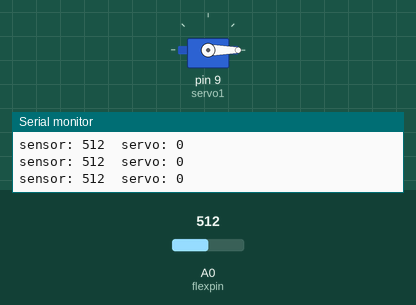
Bench run of a sketch on a simulated Arduino Uno, built with avr-gcc and run on an emulated ATmega328P. Shown: servo, the last lines printed to the serial monitor. The test bench sets the inputs (shaded band); at power-on: A0 (flexpin) = 512.

Above: at 1.2 s.
1.3 s: A0 (flexpin) set to 87
2.8 s: A0 (flexpin) set to 78
At 3.43 s:
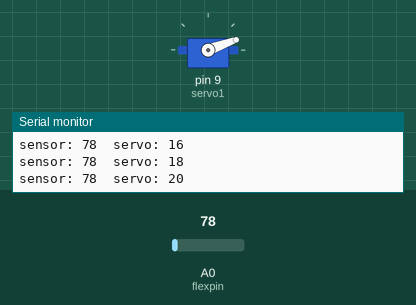
At 4.08 s:
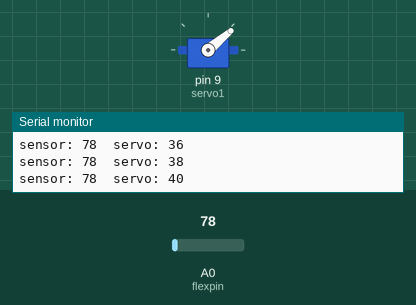
5.8 s: A0 (flexpin) set to 122
At 5.85 s:
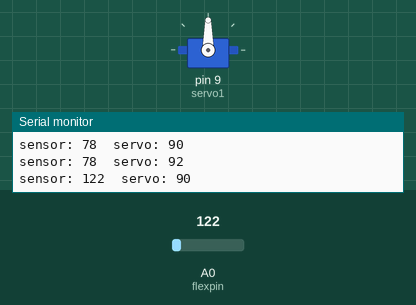
8.8 s: A0 (flexpin) set to 75
Timing chart, 0 to 15.8 s (numbered marks = the images above; inputs shaded):
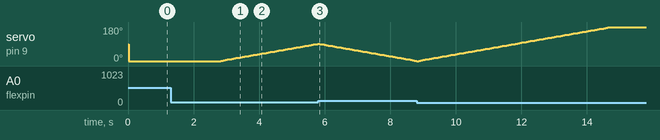

The sketch:

flex_sensor.ino
```cpp
#include <Servo.h>

// Create a servo "object", called servo1. Each servo object
// controls one servo (you can have a maximum of 12):

Servo servo1;
int servoposition=0;
// Define the analog input pin to measure flex sensor position:

const int flexpin = 0;


void setup()
{
  // Use the serial monitor window to help debug our sketch:

  Serial.begin(9600);

  // Enable control of a servo on pin 9:

  servo1.attach(9);
}


void loop()
{
  int flexposition;    // Input value from the analog pin.
  //int servoposition;   // Output value to the servo.

  // Read the position of the flex sensor (0 to 1023):

  flexposition = analogRead(flexpin);

  // Because the voltage divider circuit only returns a portion
  // of the 0-1023 range of analogRead(), we'll map() that range
  // to the servo's range of 0 to 180 degrees. The flex sensors
  // we use are usually in the 600-900 range:

 // servoposition = map(flexposition, 62, 86, 0, 180);
  //servoposition = constrain(servoposition, 0, 180);
   if(flexposition<82)
   {
    servoposition=servoposition+2;
    if(servoposition>=180)
    servoposition=180;
    delay(15);

   }
      if(flexposition>85)
   {
    servoposition=servoposition-2;
    if(servoposition<=0)
    servoposition=0;
    delay(15);

   }
  // Now we'll command the servo to move to that position:

  servo1.write(servoposition);

  // Because every flex sensor has a slightly different resistance,
  // the 600-900 range may not exactly cover the flex sensor's
  // output. To help tune our program, we'll use the serial port to
  // print out our values to the serial monitor window:

  Serial.print("sensor: ");
  Serial.print(flexposition);
  Serial.print("  servo: ");
  Serial.println(servoposition);
  delay(50);
  // Note that all of the above lines are "print" except for the
  // last line which is "println". This puts everything on the
  // same line, then sends a final carriage return to move to
  // the next line.

  // After you upload the sketch, turn on the serial monitor
  // (the magnifying-glass icon to the right of the icon bar).
  // You'll be able to see the sensor values. Bend the flex sensor
  // and note its minimum and maximum values. If you replace the
  // 600 and 900 in the map() function above, you'll exactly match
  // the flex sensor's range with the servo's range.

  //delay(100);  // wait 20ms between servo updates
}
```

Measured:
- the behaviour switches between 82 and 81 on A0 (flexpin) (found by bisection; images 0 and 1)
- after the input at 2.8 s, servo on pin 9 (servo1): moves from 0° to 92° over 2.9 s, starting at once
